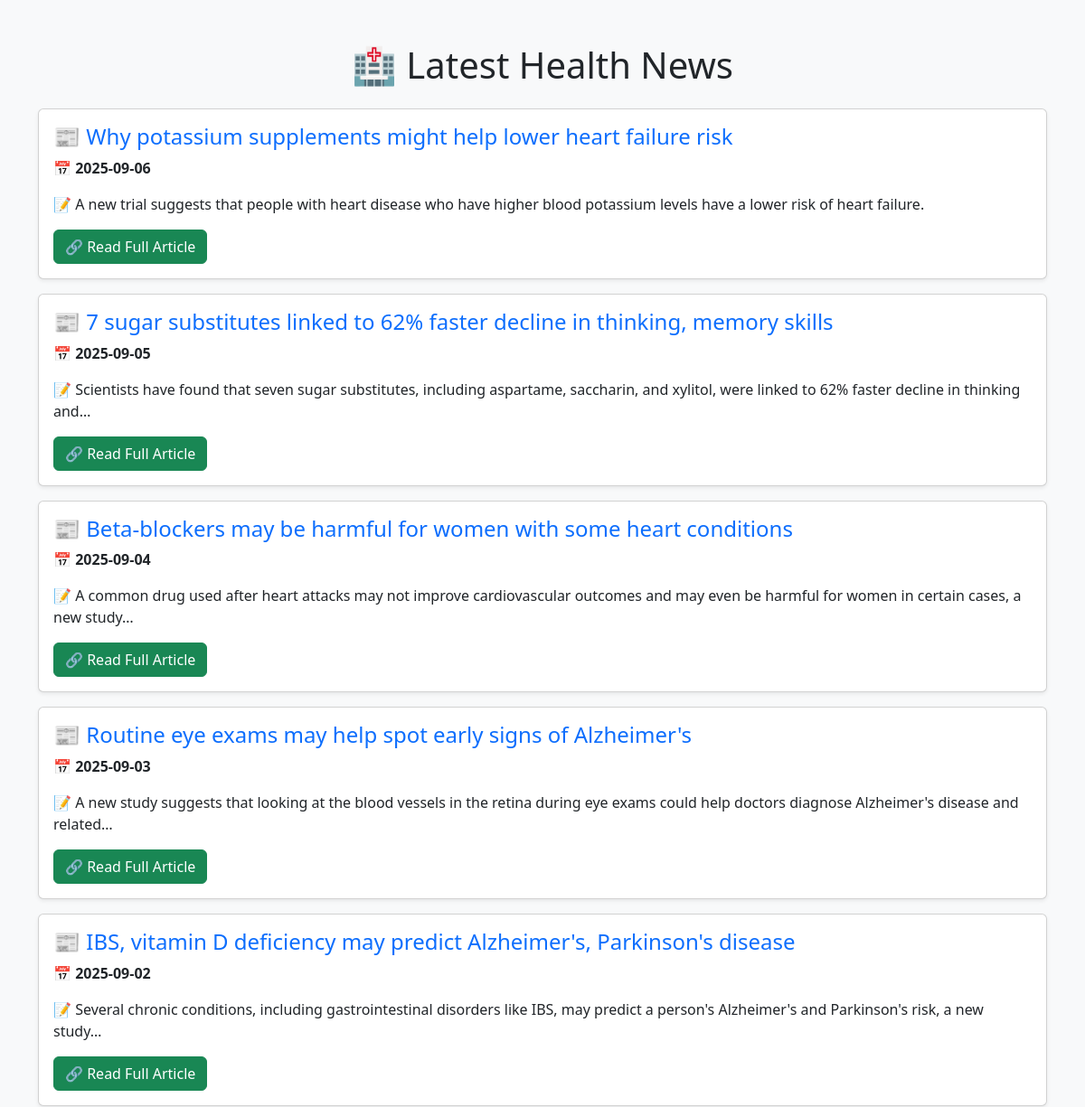
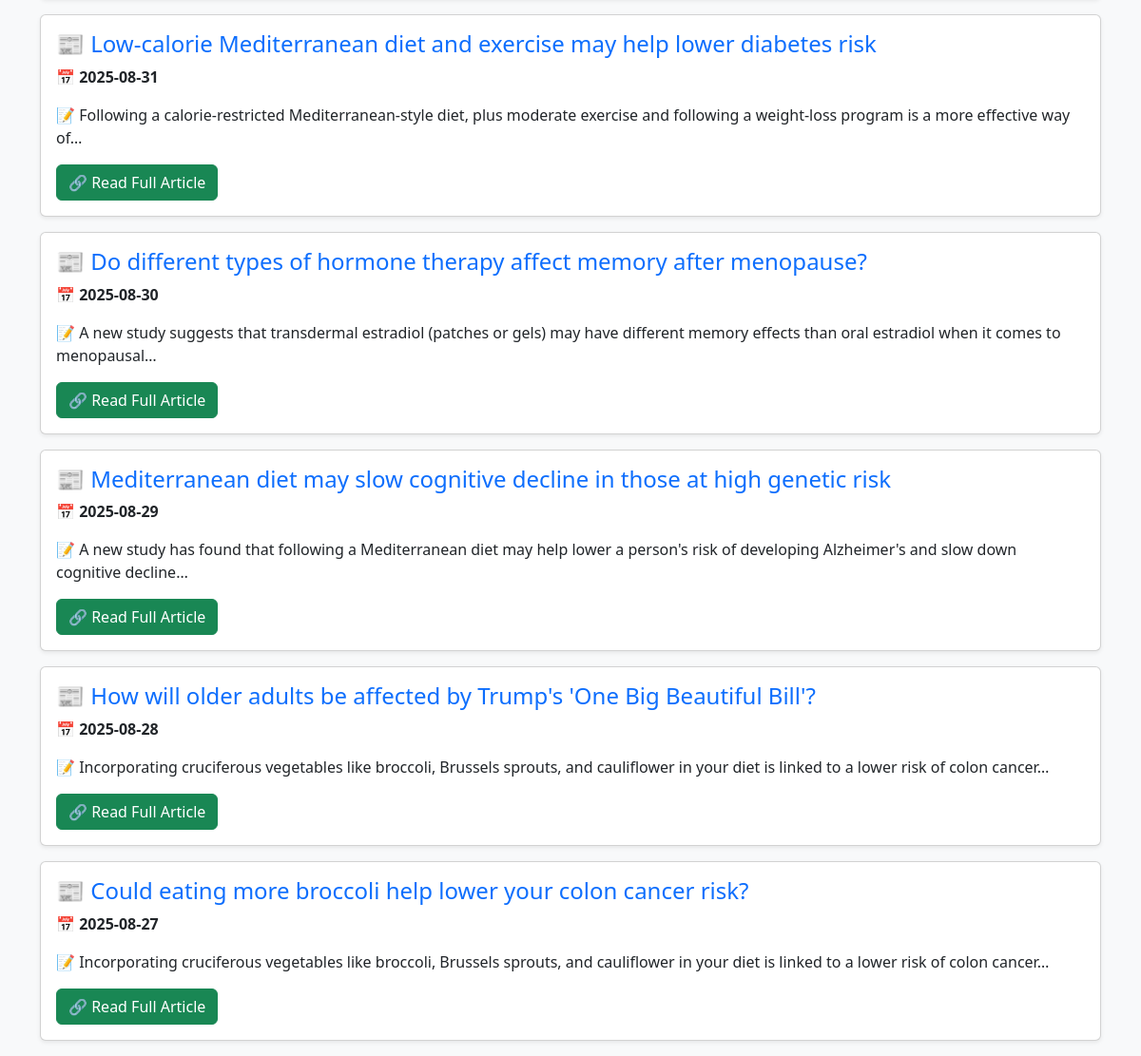
Before: / with the older database file (2 pictures, top to bottom).
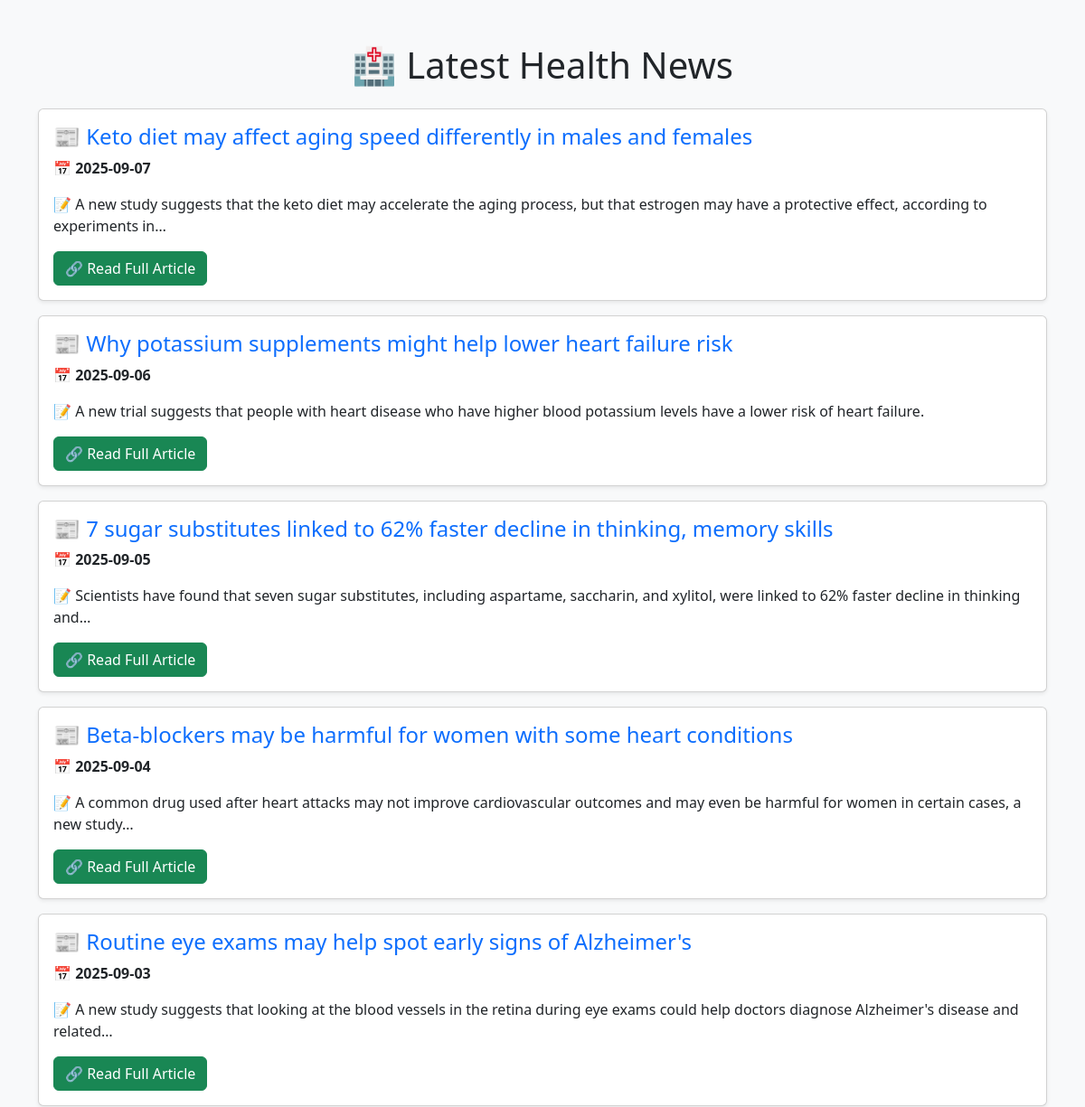
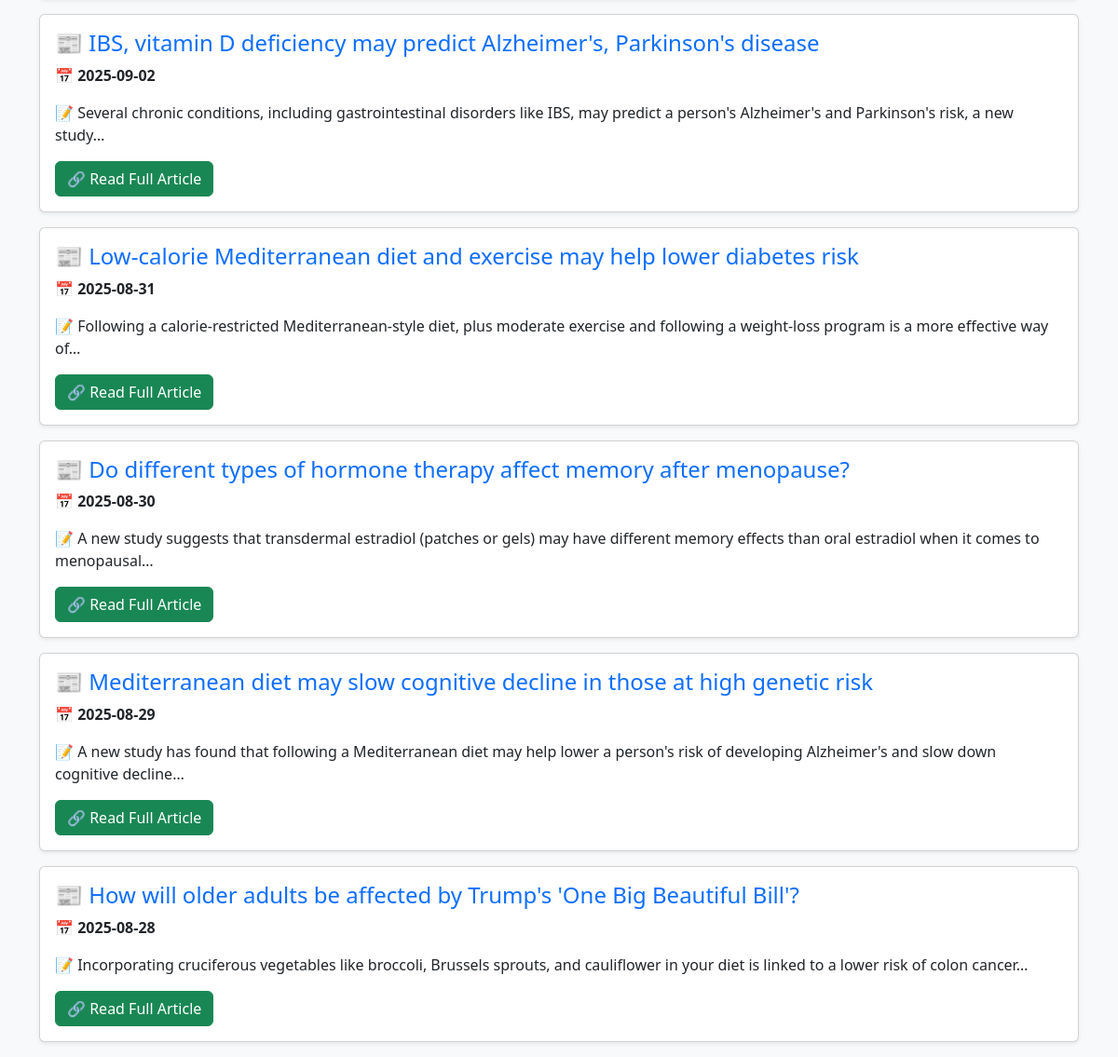
After: the same page with the newer database file (2 pictures, top to bottom).
### tables this page shows
CREATE TABLE news (
        id INTEGER PRIMARY KEY AUTOINCREMENT,
        date TEXT NOT NULL,
        title TEXT UNIQUE, 
        description TEXT,
        news_url TEXT
    );

### app.py (the view)
@app.route("/")
def index():
    page = request.args.get("page", 1, type=int)  # Get the current page number
    limit = 10  # Number of articles per page
    offset = (page - 1) * limit  # Calculate the offset
    news = fetch_news(limit, offset)
    return render_template("index.html", news=news, page=page)

### app.py (called while the page is built)
def fetch_news(limit=10, offset=0):
    conn = sqlite3.connect("health_news.db")
    cursor = conn.cursor()
    cursor.execute("SELECT date, title, description, news_url FROM news ORDER BY date DESC LIMIT ? OFFSET ?", (limit, offset))
    news_list = cursor.fetchall()
    conn.close()
    return news_list

### templates/index.html (shortened to what this page needs)
<!DOCTYPE html>
<html lang="en">
<head>
    <link href="https://cdn.jsdelivr.net/npm/bootstrap@5.3.0/dist/css/bootstrap.min.css" rel="stylesheet">
</head>
<body class="bg-light">
    <div class="container mt-5">
        <h1 class="text-center mb-4">🏥 Latest Health News</h1>
        {% for article in news %}
        <div class="card mb-3 shadow-sm">
            <div class="card-body">
                <h4 class="card-title text-primary">📰 {{ article[1] }}</h4>
                <p class="card-text">📅 <strong>{{ article[0] }}</strong></p>
                <p class="card-text">📝 {{ article[2] }}</p>
                <a href="{{ article[3] }}" class="btn btn-success" target="_blank">🔗 Read Full Article</a>
            </div>
        </div>
        {% endfor %}
    </div>
</body>
</html>

Changed rows visible on the page:
no longer on this page (row unchanged): news: title "Could eating more broccoli help lower your colon cancer risk?", date "2025-08-27", description "Incorporating cruciferous vegetables like broccoli, Brussels sprouts, and cauliflower in your diet is linked to a lower risk of colon cancer…"
added news: title "Keto diet may affect aging speed differently in males and females", date "2025-09-07", description "A new study suggests that the keto diet may accelerate the aging process, but that estrogen may have a protective effect, according to experiments in…"
